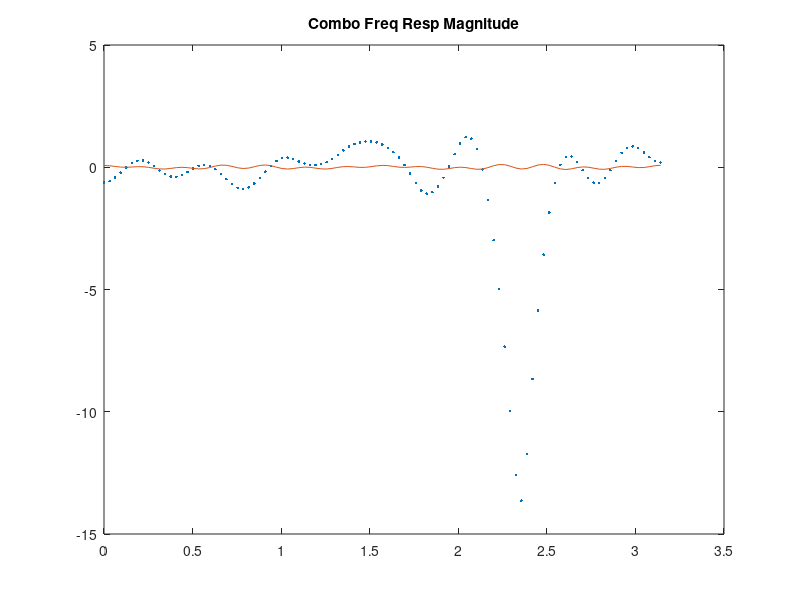
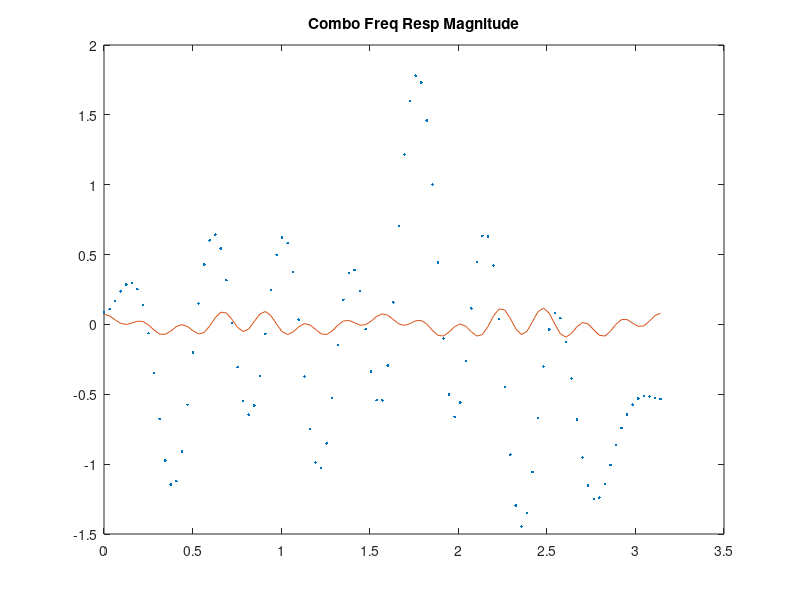
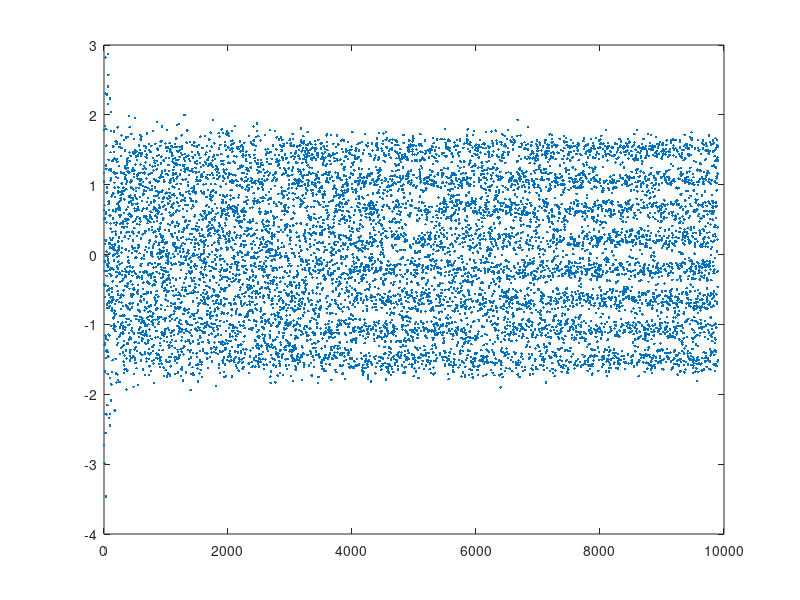
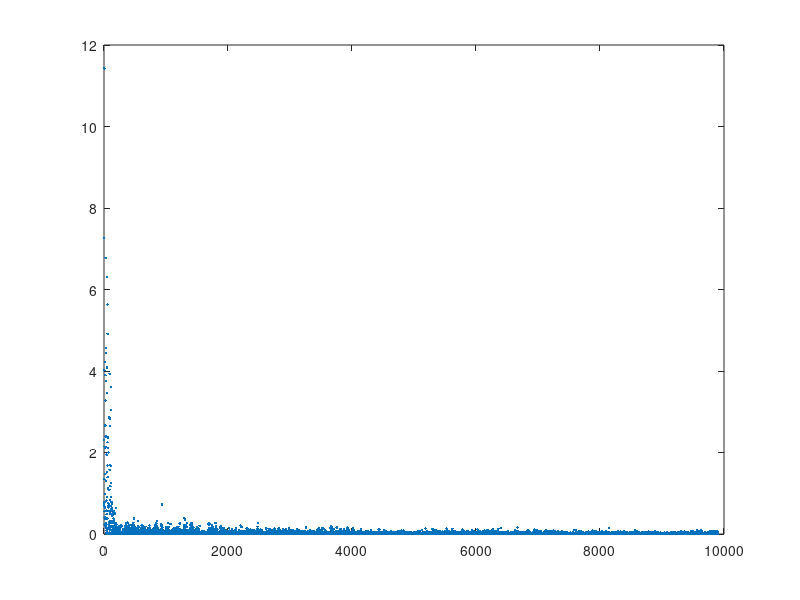

Write MATLAB code to recreate these figures, in order.
clear all
close all

%rawtp=input('enter the parameter of the channel,try:[1 0 0 0 2 0 0 -0.1 0 0 0 0 0.01]:');
rawtp=[1 0 0 0 2 0 0 -0.1 0 0 0 0 0.01]';
M=length(rawtp);
%N=input('enter the length of the equalizer,try less than 35:');%length of the equalizer 
N=35;
%lambda=input('enter the parameter of brandwidth noise power,try:0.0001 :');
lambda=0.0001;
%ro=input('enter the parameter of sin or cos interpreter noise power,try:0 :');
ro=0;
om=1.1;
ng=sqrt(3*lambda);
sg=sqrt(2*ro);
c=(sqrt((1-ng*(ng/3)-0.5*sg*sg)/(rawtp'*rawtp))*rawtp)';

%select training sequence length
%p=input('enter training/source sequence length (try 350/5000/8000/10000) = ');
p=10000;
%set up time vector
time=[1:p];
%set up white, zero-mean, PAM source
yo=(rand(size(time))-.5);
for indx=1:p
if abs(yo(indx)) > 0.375
    s(indx)=7*sign(yo(indx))/sqrt(21);
elseif abs(yo(indx))<=0.375&&abs(yo(indx))>0.25
    s(indx)=5*sign(yo(indx))/sqrt(21);
elseif abs(yo(indx))<=0.25&&abs(yo(indx))>0.125
    s(indx)=3*sign(yo(indx))/sqrt(21);
else
s(indx)=sign(yo(indx))/sqrt(21);
end
end
dc=1.7619;   %dispersion constant
s_after_channel=filter(c,[1 zeros(1,12)],s);
sigma_s=1;
%set up r(k)
beta=sqrt(3*lambda*sigma_s*sigma_s);
w=unifrnd(-beta,beta,1,p);
g=sqrt(sigma_s^2*2*ro);
cos_noise=zeros(1,p);
for i=1:p
   cos_noise(i)=g*sin(om*(i-1));
end
r=cos_noise+s_after_channel+w;

cosvec=cos(om*[0:(N-1)])';
V=toeplitz(cosvec);   %interference matrix
C=toeplitz([c,zeros(1,N-1)],[c(1),zeros(1,N-1)]);
f_opt=inv(C'*C+lambda*eye(N)+ro*V)*C';
[mmse,optind]=min(diag(eye(size(C*f_opt))-C*f_opt));
delt=optind-1;
optimum_delay=delt
mmse_w_opt_delay=mmse

F=f_opt(:,optind)';
y=filter(F,[1,zeros(1,N-1)],r);
y_useful=y(1+delt:p);
delayed_s=s(1:p);
err_total=0;
for i=1:p-delt
    err_total=(y_useful(i)-delayed_s(i))^2+err_total;
end
err_av=err_total/(p-delt)

%mu=input('enter the step size of LMS solution,try:0.02:');
mu=0.02;
st=s';
itno=p-M-N;
strt=M+N;
f=zeros(N,itno);
sspe=zeros(1,itno);
e=zeros(size(st));
fdelt=f_opt(:,delt);
df=0.5;
f(:,strt)=fdelt-df*2*(rand(size(f(:,strt)))-0.5*ones(size(f(:,strt))));

for i=strt:350-M-N
yeq(i)=f(:,i)'*flipud(r(i-N-M+2:i-M+1)');
if abs(yeq(i))>=6/sqrt(21)
    qyeq(i)=sign(yeq(i))*7/sqrt(21);
elseif abs(yeq(i))<6/sqrt(21)&&abs(yeq(i))>=4/sqrt(21)
    qyeq(i)=sign(yeq(i))*5/sqrt(21);
elseif abs(yeq(i))<4/sqrt(21)&&abs(yeq(i))>=2/sqrt(21)
    qyeq(i)=sign(yeq(i))*3/sqrt(21);
else
    qyeq(i)=sign(yeq(i))/sqrt(21);
end

e(i)=st(i-delt+1,1)-yeq(i);
f(:,i+1)=f(:,i)+mu*e(i)*flipud(r(i-(N-1)-M+1:i-M+1)'); %LMS
sspe(i+1)=(fdelt-f(:,i+1))'*(fdelt-f(:,i+1));
end

ww=[0:pi/100:pi];
comdelt=conv(fdelt,c);
frcod=freqz(comdelt,1,ww);
[fradin]=freqz(conv(c,f(:,strt)),1,ww);
[fras]=freqz(conv(c,f(:,350-M-N+1)),1,ww);
%after the LMS solution for about 350 points we can find that it's not
%close enough to the mmse solution.It means we need to do DMA to continue updating the F 
figure(1),plot(ww,20*log10(abs(fras)),'.', ww,20*log10(abs(frcod)),'-')
title('Combo Freq Resp Magnitude')

%mu2=input('enter the step size of DMA solution,try:0.001:');
mu2=0.001;
for i=303:itno-1
yeq(i)=f(:,i)'*flipud(r(i-N-M+2:i-M+1)');
if abs(yeq(i))>=6/sqrt(21)
    qyeq(i)=sign(yeq(i))*7/sqrt(21);
elseif abs(yeq(i))<6/sqrt(21)&&abs(yeq(i))>=4/sqrt(21)
    qyeq(i)=sign(yeq(i))*5/sqrt(21);
elseif abs(yeq(i))<4/sqrt(21)&&abs(yeq(i))>=2/sqrt(21)
    qyeq(i)=sign(yeq(i))*3/sqrt(21);
else
    qyeq(i)=sign(yeq(i))/sqrt(21);
end

e(i)=st(i-delt+1,1)-yeq(i);
f(:,i+1)=f(:,i)+mu2*yeq(i)*(dc-yeq(i)*yeq(i))*flipud(r(i-(N-1)-M+1:i-M+1)'); %DMA
sspe(i+1)=(fdelt-f(:,i+1))'*(fdelt-f(:,i+1));
end

ww=[0:pi/100:pi];
comdelt=conv(fdelt,c);
frcod=freqz(comdelt,1,ww);
[fradin]=freqz(conv(c,f(:,strt)),1,ww);
[fras]=freqz(conv(c,f(:,itno)),1,ww);
%if the combined response of LMS/DMA are nearly close to the MMSE solution then we succeed 
figure(2),plot(ww,20*log10(abs(fras)),'.', ww,20*log10(abs(frcod)),'-')
title('Combo Freq Resp Magnitude')


correct=0;
for i=1:p-delt
    if delayed_s(i)==3/sqrt(21)&&y_useful(i)<4/sqrt(21)&&y_useful(i)>=2/sqrt(21)
        correct=correct+1;
    elseif delayed_s(i)==1/sqrt(21)&&y_useful(i)<2/sqrt(21)&&y_useful(i)>=0
        correct=correct+1;
    elseif delayed_s(i)==-1/sqrt(21)&&y_useful(i)<0&&y_useful(i)>=-2/sqrt(21)
        correct=correct+1;
    elseif delayed_s(i)==-3/sqrt(21)&&y_useful(i)<-2/sqrt(21)&&y_useful(i)>=-4/sqrt(21)
        correct=correct+1;
    elseif delayed_s(i)==5/sqrt(21)&&y_useful(i)<6/sqrt(21)&&y_useful(i)>=4/sqrt(21)
        correct=correct+1;
    elseif delayed_s(i)==-5/sqrt(21)&&y_useful(i)<-4/sqrt(21)&&y_useful(i)>=-6/sqrt(21)
        correct=correct+1;
    elseif delayed_s(i)==7/sqrt(21)&&y_useful(i)>=6/sqrt(21)
        correct=correct+1;
    elseif delayed_s(i)==-7/sqrt(21)&&y_useful(i)<-6/sqrt(21)
        correct=correct+1;
    end
end
err=p-delt-correct;
percent_error=err/(p-delt)%percent error rate for mmse solution
%if the eyes are open and we can tell them with our own eyes,we succeed 
figure(3),plot([1:itno-strt],yeq(strt:itno-1),'.')
%if the error is small enough then we get a huge success
figure(4),plot([1:itno-strt],e(strt:itno-1).*e(strt:itno-1),'.');